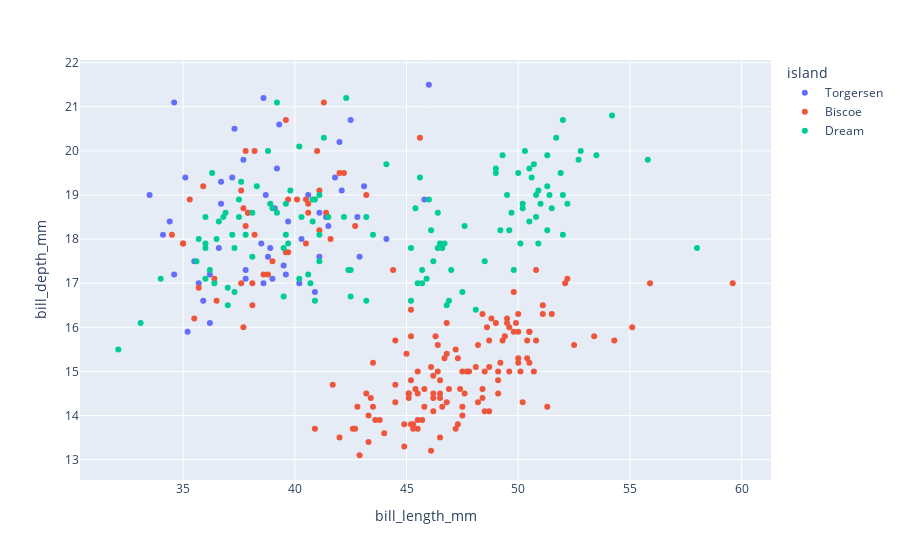

The notebook cell saved with this chart:
### Code cell
px.scatter(
    df,
    x="bill_length_mm",
    y="body_mass_g",
    color="sex"
)

### Figure 1 — Plotly figure (JSON) as saved in the notebook; plotly's stock layout.template omitted (floating-point values rounded to 4 significant figures; data arrays with more than 128 entries replaced by an {"elided": "..."} marker saying what was removed)
{"data": [{"hovertemplate": "island=Torgersen<br>bill_length_mm=%{x}<br>bill_depth_mm=%{y}<extra></extra>", "legendgroup": "Torgersen", "marker": {"color": "#636efa", "symbol": "circle"}, "mode": "markers", "name": "Torgersen", "orientation": "v", "showlegend": true, "type": "scatter", "x": [39.1, 39.5, 40.3, null, 36.7, 39.3, 38.9, 39.2, 34.1, 42, 37.8, 37.8, 41.1, 38.6, 34.6, 36.6, 38.7, 42.5, 34.4, 46, 35.9, 41.8, 33.5, 39.7, 39.6, 45.8, 35.5, 42.8, 40.9, 37.2, 36.2, 42.1, 34.6, 42.9, 36.7, 35.1, 38.6, 37.3, 35.7, 41.1, 36.2, 37.7, 40.2, 41.4, 35.2, 40.6, 38.8, 41.5, 39, 44.1, 38.5, 43.1], "xaxis": "x", "y": [18.7, 17.4, 18, null, 19.3, 20.6, 17.8, 19.6, 18.1, 20.2, 17.1, 17.3, 17.6, 21.2, 21.1, 17.8, 19, 20.7, 18.4, 21.5, 16.6, 19.4, 19, 18.4, 17.2, 18.9, 17.5, 18.5, 16.8, 19.4, 16.1, 19.1, 17.2, 17.6, 18.8, 19.4, 17, 20.5, 17, 18.6, 17.2, 19.8, 17, 18.5, 15.9, 19, 17.6, 18.3, 17.1, 18, 17.9, 19.2], "yaxis": "y"}, {"hovertemplate": "island=Biscoe<br>bill_length_mm=%{x}<br>bill_depth_mm=%{y}<extra></extra>", "legendgroup": "Biscoe", "marker": {"color": "#EF553B", "symbol": "circle"}, "mode": "markers", "name": "Biscoe", "orientation": "v", "showlegend": true, "type": "scatter", "x": {"elided": "168 float values"}, "xaxis": "x", "y": {"elided": "168 float values"}, "yaxis": "y"}, {"hovertemplate": "island=Dream<br>bill_length_mm=%{x}<br>bill_depth_mm=%{y}<extra></extra>", "legendgroup": "Dream", "marker": {"color": "#00cc96", "symbol": "circle"}, "mode": "markers", "name": "Dream", "orientation": "v", "showlegend": true, "type": "scatter", "x": [39.5, 37.2, 39.5, 40.9, 36.4, 39.2, 38.8, 42.2, 37.6, 39.8, 36.5, 40.8, 36, 44.1, 37, 39.6, 41.1, 37.5, 36, 42.3, 37.3, 41.3, 36.3, 36.9, 38.3, 38.9, 35.7, 41.1, 34, 39.6, 36.2, 40.8, 38.1, 40.3, 33.1, 43.2, 36.8, 37.5, 38.1, 41.1, 35.6, 40.2, 37, 39.7, 40.2, 40.6, 32.1, 40.7, 37.3, 39, 39.2, 36.6, 36, 37.8, 36, 41.5, 46.5, 50, 51.3, 45.4, 52.7, 45.2, 46.1, 51.3, 46, 51.3, 46.6, 51.7, 47, 52, 45.9, 50.5, 50.3, 58, 46.4, 49.2, 42.4, 48.5, 43.2, 50.6, 46.7, 52, 50.5, 49.5, 46.4, 52.8, 40.9, 54.2, 42.5, 51, 49.7, 47.5, 47.6, 52, 46.9, 53.5, 49, 46.2, 50.9, 45.5, 50.9, 50.8, 50.1, 49, 51.5, 49.8, 48.1, 51.4, 45.7, 50.7, 42.5, 52.2, 45.2, 49.3, 50.2, 45.6, 51.9, 46.8, 45.7, 55.8, 43.5, 49.6, 50.8, 50.2], "xaxis": "x", "y": [16.7, 18.1, 17.8, 18.9, 17, 21.1, 20, 18.5, 19.3, 19.1, 18, 18.4, 18.5, 19.7, 16.9, 18.8, 19, 18.9, 17.9, 21.2, 17.8, 20.3, 19.5, 18.6, 19.2, 18.8, 18, 18.1, 17.1, 18.1, 17.3, 18.9, 18.6, 18.5, 16.1, 18.5, 18.5, 18.5, 17.6, 17.5, 17.5, 20.1, 16.5, 17.9, 17.1, 17.2, 15.5, 17, 16.8, 18.7, 18.6, 18.4, 17.8, 18.1, 17.1, 18.5, 17.9, 19.5, 19.2, 18.7, 19.8, 17.8, 18.2, 18.2, 18.9, 19.9, 17.8, 20.3, 17.3, 18.1, 17.1, 19.6, 20, 17.8, 18.6, 18.2, 17.3, 17.5, 16.6, 19.4, 17.9, 19, 18.4, 19, 17.8, 20, 16.6, 20.8, 16.7, 18.8, 18.6, 16.8, 18.3, 20.7, 16.6, 19.9, 19.5, 17.5, 19.1, 17, 17.9, 18.5, 17.9, 19.6, 18.7, 17.3, 16.4, 19, 17.3, 19.7, 17.3, 18.8, 16.6, 19.9, 18.8, 19.4, 19.5, 16.5, 17, 19.8, 18.1, 18.2, 19, 18.7], "yaxis": "y"}], "layout": {"legend": {"title": {"text": "island"}, "tracegroupgap": 0}, "margin": {"t": 60}, "xaxis": {"anchor": "y", "domain": [0, 1], "title": {"text": "bill_length_mm"}}, "yaxis": {"anchor": "x", "domain": [0, 1], "title": {"text": "bill_depth_mm"}}}}
